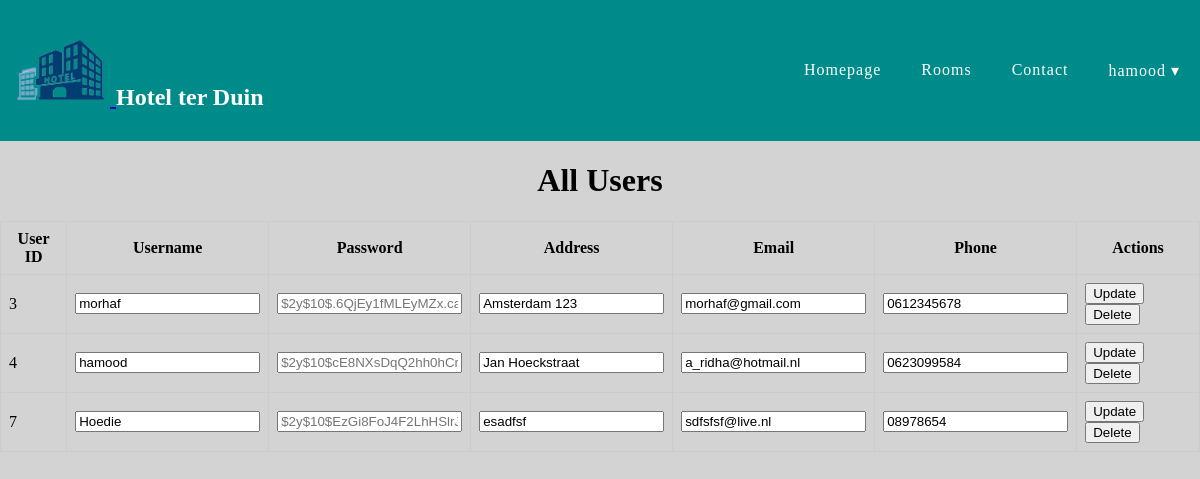
The page /hotelterduin/php/admin/klanten.php (signed in) on the database as committed earlier.
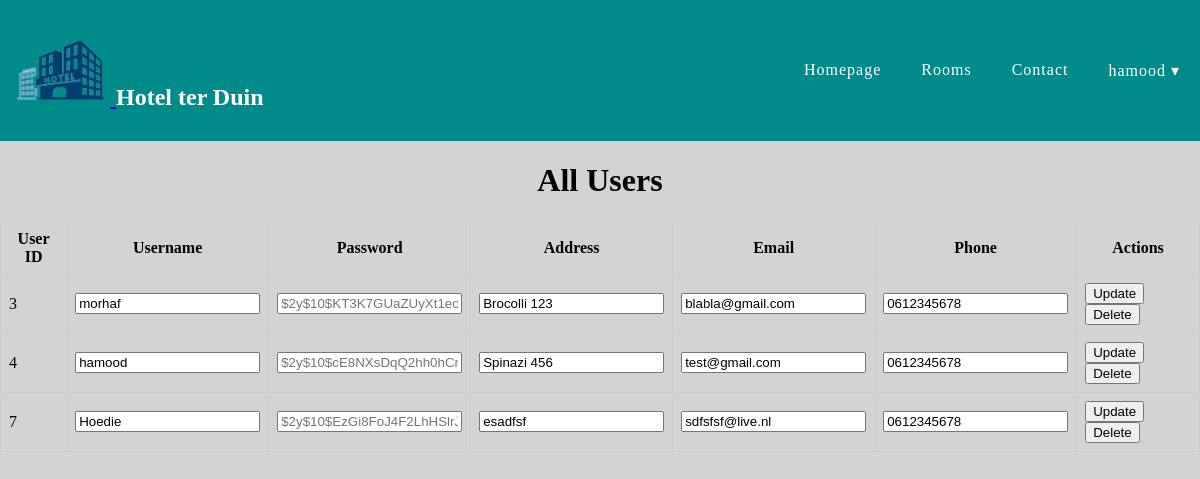
The same page on the database as committed later.
### tables this page shows
CREATE TABLE `users` (
  `user_id` int(11) NOT NULL,
  `username` varchar(50) NOT NULL,
  `password` varchar(50) NOT NULL,
  `role` varchar(20) NOT NULL,
  `address` varchar(100) NOT NULL,
  `email` varchar(100) NOT NULL,
  `phone` varchar(20) NOT NULL
);

### hotelterduin/php/admin/klanten.php (the view, shortened to what this page needs)
<?php
$db = new Db();
$PDO = $db->getPDO();
$sql = "SELECT * FROM users";
$stmt = $PDO->prepare($sql);
$stmt->execute();
$users = $stmt->fetchAll(PDO::FETCH_ASSOC);
?>
<!DOCTYPE html>
<html lang="en">
<head>
    <link rel="stylesheet" href="../../css/style.css">
    <link rel="stylesheet" href="../../css/navbar.css">
    <link rel="stylesheet" href="../../css/admin.css">
</head>
<body>
    <header>
        <?php include '../../templates/navbar.php'; ?>
    </header>
    <main class="main">
        <div class="table-container">
            <table>
                <center>
                    <h1>All Users</h1>
                </center>
                <thead>
                    <tr>
                        <th>User ID</th>
                        <th>Username</th>
                        <th>Password</th>
                        <th>Address</th>
                        <th>Email</th>
                        <th>Phone</th>
                        <th>Actions</th>
                    </tr>
                </thead>
                <tbody>
                    <?php foreach ($users as $user) { ?>
                        <tr>
                            <form action="../../db/actions/klantwijzigen.php" method="post">
                                <td><?php echo $user['user_id']; ?></td>
                                <td><input type="text" name="username" value="<?php echo $user['username']; ?>"></td>
                                <td><input type="text" name="password" placeholder="<?php echo $user['password']; ?>"></td>
                                <td><input type="text" name="address" value="<?php echo $user['address']; ?>"></td>
                                <td><input type="email" name="email" value="<?php echo $user['email']; ?>"></td>
                                <td><input type="text" name="phone" value="<?php echo $user['phone']; ?>"></td>
                                <td>
                                    <input type="submit" name="submit" value="Update">
                                    <input type="submit" name="submit" value="Delete">
                                </td>
                            </form>
                        </tr>
                    <?php } ?>
                </tbody>
            </table>
        </div>
    </main>
</body>
</html>

Rows that differ between the two databases and show on the page:
changed users "morhaf": password "$2y$10$.6QjEy1fMLEyMZx.cajYAu1yrl619WRSZ78UTZFobA3" → "$2y$10$KT3K7GUaZUyXt1eo3DlxW.ZwJ6UP6ca1YKlK0Qw4UeT"; address "Amsterdam 123" → "Brocolli 123"; email "morhaf@gmail.com" → "blabla@gmail.com"
changed users "hamood": address "Jan Hoeckstraat" → "Spinazi 456"; email "a_ridha@hotmail.nl" → "test@gmail.com"; phone "0623099584" → "0612345678"
changed users "Hoedie": phone "08978654" → "0612345678"
